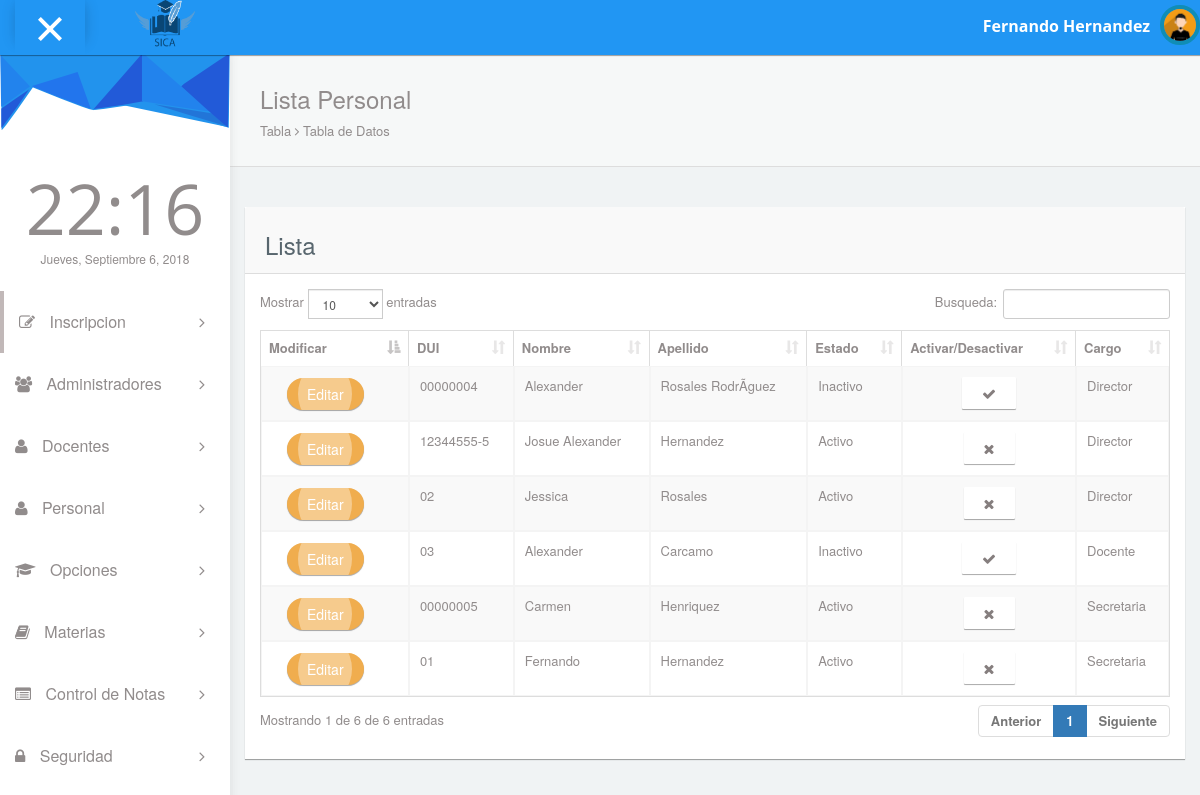
Page /pages/listapersonal.php on the committed database.
### tables this page shows
CREATE TABLE `tpersonal` (
  `eid_personal` int(11) NOT NULL,
  `cdui` varchar(10) NOT NULL,
  `cnombre` varchar(50) NOT NULL,
  `capellido` varchar(50) NOT NULL,
  `ctelefono` varchar(10) NOT NULL,
  `ccorreo` varchar(200) NOT NULL,
  `cdireccion` varchar(200) NOT NULL,
  `ffechanacimiento` date NOT NULL,
  `iestado` int(11) NOT NULL,
  `isexo` int(11) NOT NULL,
  `efk_idcargo` int(11) NOT NULL
);

CREATE TABLE `tcargos` (
  `eid_cargo` int(11) NOT NULL,
  `ccargo` varchar(50) NOT NULL
);

### pages/listapersonal.php (the view, shortened to what this page needs)
<!DOCTYPE html>
<html lang="en">
<head>
  <link rel="stylesheet" type="text/css" href="../asset/css/bootstrap.min.css">
  <link rel="stylesheet" type="text/css" href="../asset/css/plugins/font-awesome.min.css"/>
  <link rel="stylesheet" type="text/css" href="../asset/css/plugins/datatables.bootstrap.min.css"/>
  <link rel="stylesheet" type="text/css" href="../asset/css/plugins/animate.min.css"/>
  <link href="../asset/css/style.css" rel="stylesheet">
</head>
<body id="mimin" class="dashboard">
      <?php include "header.php"?>
      <div class="container-fluid mimin-wrapper">
<?php include "menu.php";?>
            <div id="content">
               <div class="panel box-shadow-none content-header">
                  <div class="panel-body">
                    <div class="col-md-12">
                        <h3 class="animated fadeInLeft">Lista Personal</h3>
                        <p class="animated fadeInDown">
                          Tabla <span class="fa-angle-right fa"></span> Tabla de Datos
                        </p>
                    </div>
                  </div>
              </div>
              <form id="turismo" name="turismo" action="" method="post">
              <div class="col-md-12 top-20 padding-0">
                <div class="col-md-12">
                  <div class="panel">
                    <div class="panel-heading"><h3>Lista</h3></div>
                    <div class="panel-body">
                      <div class="responsive-table">
                      <table id="datatables-example" class="table table-striped table-bordered" width="100%" cellspacing="0">
                      <thead>
                        <tr>
                          <th>Modificar</th>
                          <th>DUI</th>
                          <th>Nombre</th>
                          <th>Apellido</th>
                          <th>Estado</th>
                          <th>Activar/Desactivar</th>
                          <th>Cargo</th>
                        </tr>
                      </thead>
                      <tbody>
                      <?php
include "../config/conexion.php";
$result = $conexion->query("select eid_personal,tpersonal.cdui as dui,tpersonal.cnombre as nombre,tpersonal.capellido as apellido,tpersonal.iestado as estado,tcargos.ccargo as cargo from tpersonal,tcargos where tpersonal.efk_idcargo=tcargos.eid_cargo order by cargo");
if ($result) {
    while ($fila = $result->fetch_object()) {
        echo "<tr>";
        echo "<td>
          <div class='col-md-2' style='margin-top:1px'>
            <button class='btn ripple-infinite btn-round btn-warning' onclick='modify(" . $fila->eid_personal. ")';>
            <div>
              <span>Editar</span>
            </div>
            </button>
            </div>
        </td>";
        echo "<td>" . $fila->dui . "</td>";
        echo "<td>" . $fila->nombre . "</td>";
        echo "<td>" . $fila->apellido . "</td>";
        if ($fila->estado==1) {
          echo "<td>Activo</td>";
          echo "<td style='text-align:center;'><button align='center' type='button' class='btn btn-default' onclick=confirmar(" . $fila->eid_personal . ",1);><i class='fa fa-remove'></i>
             </button></td>";
       }else
       {
          echo "<td>Inactivo</td>";
          echo "<td style='text-align:center;'><button align='center' type='button' class='btn btn-default' onclick=confirmar(" . $fila->eid_personal . ",2);><i class='fa fa-check'></i>
             </button></td>";
       }
        echo "<td>" . $fila->cargo . "</td>";
        echo "</tr>";
    }
}
?>
                      </tbody>
                        </table>
                      </div>
                  </div>
                </div>
              </div>
              </div>
              </form>
            </div>
      </div>
</body>
</html>

### rows in the picture
tpersonal: cdui "00000004", cnombre "Alexander", capellido "Rosales RodrÃ­guez", efk_idcargo.ccargo "Director"
tpersonal: cdui "12344555-5", cnombre "Josue Alexander", capellido "Hernandez", efk_idcargo.ccargo "Director"
tpersonal: cdui "02", cnombre "Jessica", capellido "Rosales", efk_idcargo.ccargo "Director"
tpersonal: cdui "03", cnombre "Alexander", capellido "Carcamo", efk_idcargo.ccargo "Docente"
tpersonal: cdui "00000005", cnombre "Carmen", capellido "Henriquez", efk_idcargo.ccargo "Secretaria"
tpersonal: cdui "01", cnombre "Fernando", capellido "Hernandez", efk_idcargo.ccargo "Secretaria"
